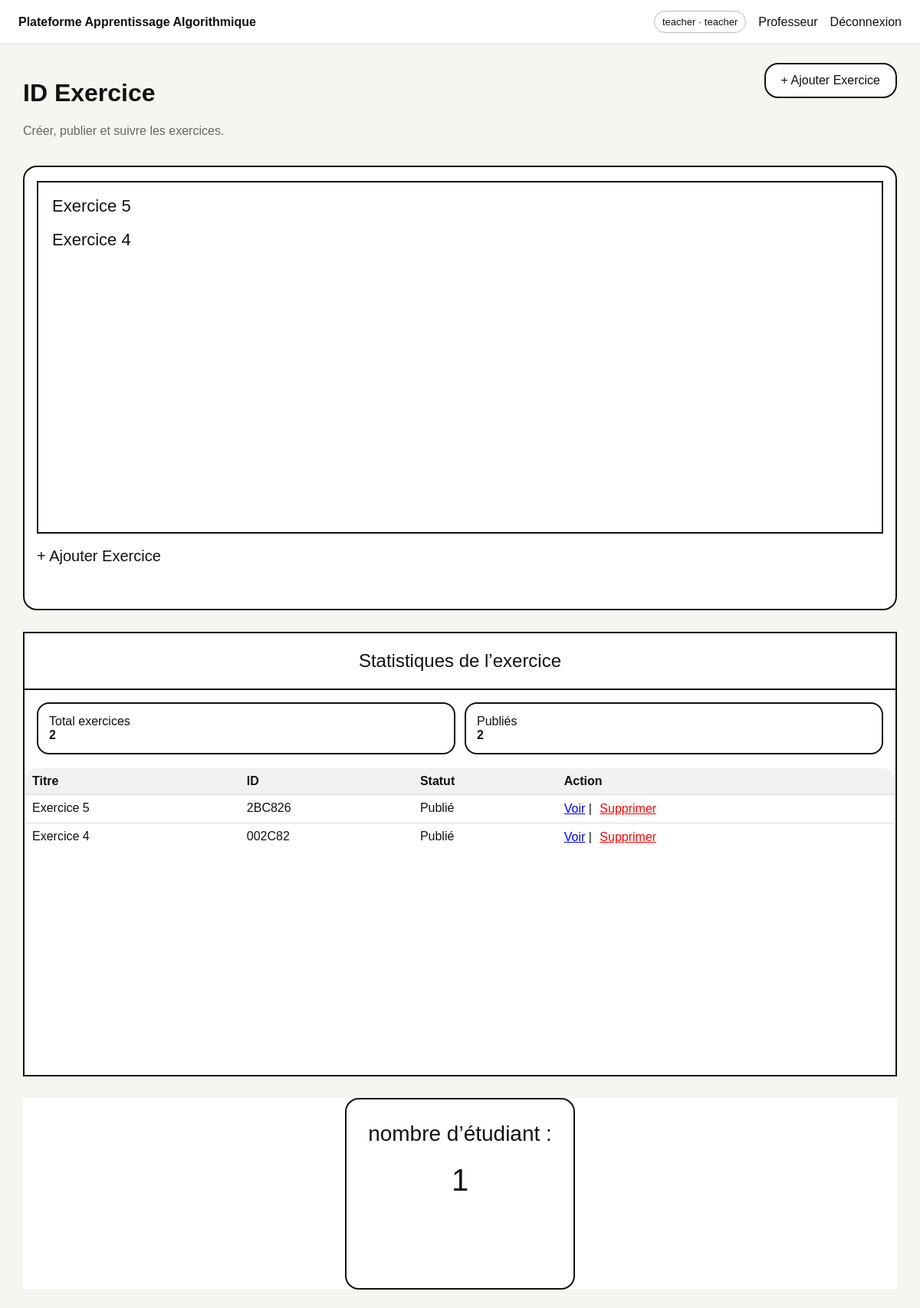
/teacher/dashboard (signed in), run on an earlier commit of the app's database.
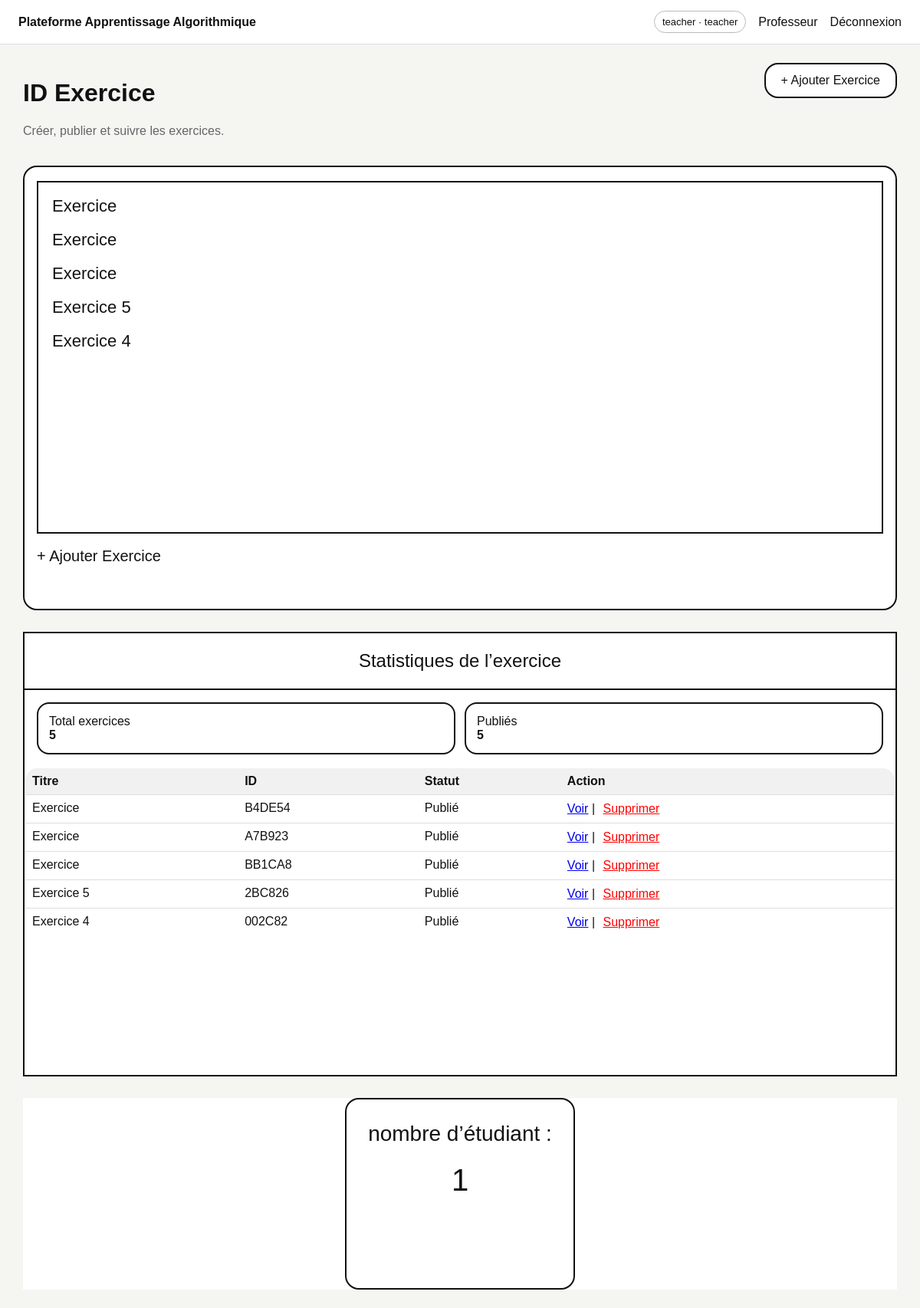
And on a later commit of the database.
### tables this page shows
CREATE TABLE exercises (
        id INTEGER PRIMARY KEY AUTOINCREMENT,
        title TEXT NOT NULL,
        description TEXT NOT NULL,
        init_b INTEGER NOT NULL,
        init_j INTEGER NOT NULL,
        init_r INTEGER NOT NULL,
        init_v INTEGER NOT NULL,
        goal_condition TEXT NOT NULL,
        max_steps INTEGER NOT NULL DEFAULT 30,
        problem_json TEXT NOT NULL,
        is_published INTEGER NOT NULL DEFAULT 0,
        session_code TEXT,
        created_by INTEGER,
        created_at DATETIME DEFAULT CURRENT_TIMESTAMP
    );

### app.py (the view)
@app.route('/teacher/dashboard')
@login_required('teacher')
def teacher_dashboard():
    db = get_db()
    exercises = db.execute('SELECT * FROM exercises ORDER BY created_at DESC').fetchall()
    return render_template('teacher_dashboard.html', exercises=exercises)

### app.py (called while the page is built)
def get_db():
    if 'db' not in g:
        g.db = sqlite3.connect(DB_PATH)
        g.db.row_factory = sqlite3.Row
    return g.db

def login_required(role=None):
    def deco(fn):
        @wraps(fn)
        def wrapper(*args, **kwargs):
            if 'user_id' not in session:
                return redirect(url_for('login'))
            if role and session.get('role') != role:
                return redirect(url_for('index'))
            return fn(*args, **kwargs)
        return wrapper
    return deco

### templates/teacher_dashboard.html (shortened to what this page needs)
{% extends 'base.html' %}
{% block content %}
<div class="section-head">
  <div>
    <h1>ID Exercice</h1>
    <p class="muted">Créer, publier et suivre les exercices.</p>
  </div>
  <a class="primary-btn" href="{{ url_for('teacher_new_exercise') }}">+ Ajouter Exercice</a>
</div>
<div class="session-layout">
  <aside class="left-list-panel">
    <div class="list-box">
      {% if exercises %}
        {% for ex in exercises %}
          <a class="exercise-link" href="{{ url_for('teacher_session', exercise_id=ex.id) }}">{{ ex.title }}</a>
        {% endfor %}
      {% else %}
        <div class="muted">Aucun exercice</div>
      {% endif %}
    </div>
    <a class="small-link" href="{{ url_for('teacher_new_exercise') }}">+ Ajouter Exercice</a>
  </aside>
  <section class="stats-panel">
    <div class="panel-title">Statistiques de l’exercice</div>
    <div class="stats-grid">
      <div class="stat-card"><span>Total exercices</span><strong>{{ exercises|length }}</strong></div>
      <div class="stat-card"><span>Publiés</span><strong>{{ exercises|selectattr('is_published')|list|length }}</strong></div>
    </div>
    <table class="data-table compact">
      <thead><tr><th>Titre</th><th>ID</th><th>Statut</th><th>Action</th></tr></thead>
      <tbody>
      {% for ex in exercises %}
        <tr>
          <td>{{ ex.title }}</td>
          <td>{{ ex.session_code or '—' }}</td>
          <td>{{ 'Publié' if ex.is_published else 'Brouillon' }}</td>
          <td>
            <a href="{{ url_for('teacher_session', exercise_id=ex.id) }}">Voir</a> |
            <button class="delete-btn" data-id="{{ ex.id }}" style="color: red; border: none; background: none; cursor: pointer; text-decoration: underline;">Supprimer</button>
          </td>
        </tr>
      {% endfor %}
      </tbody>
    </table>
  </section>
  <aside class="students-panel">
    <div class="students-box">
      <div class="students-label">nombre d’étudiant :</div>
      <div class="students-value">1</div>
    </div>
  </aside>
</div>
{% endblock %}

What changed in the data, as far as the page shows it:
added exercises: title "Exercice", session_code "B4DE54", is_published "Publié"
added exercises: title "Exercice", session_code "A7B923", is_published "Publié"
added exercises: title "Exercice", session_code "BB1CA8", is_published "Publié"
Also different on the page:
{{ exercises|length }}: "2" → "5"
{{ exercises|selectattr('is_published')|list|length }}: "2" → "5"
